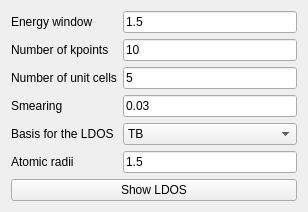
      <widget class="QWidget" name="tab_14">
       <attribute name="title">
        <string>LDOS</string>
       </attribute>
       <layout class="QGridLayout" name="gridLayout_28">
        <item row="0" column="0">
         <layout class="QGridLayout" name="gridLayout_27">
          <item row="3" column="1">
           <widget class="QLineEdit" name="multildos_delta">
            <property name="toolTip">
             <string>Energy smearing</string>
            </property>
            <property name="text">
             <string>0.03</string>
            </property>
           </widget>
          </item>
          <item row="3" column="0">
           <widget class="QLabel" name="label_43">
            <property name="text">
             <string>Smearing</string>
            </property>
           </widget>
          </item>
          <item row="0" column="0">
           <widget class="QLabel" name="label_44">
            <property name="text">
             <string>Energy window</string>
            </property>
           </widget>
          </item>
          <item row="1" column="1">
           <widget class="QLineEdit" name="multildos_nk">
            <property name="toolTip">
             <string>Number of kpoints used</string>
            </property>
            <property name="text">
             <string>10</string>
            </property>
           </widget>
          </item>
          <item row="6" column="0" colspan="2">
           <widget class="QPushButton" name="show_multildos">
            <property name="text">
             <string>Show LDOS</string>
            </property>
           </widget>
          </item>
          <item row="0" column="1">
           <widget class="QLineEdit" name="multildos_ewindow">
            <property name="toolTip">
             <string>Energy window</string>
            </property>
            <property name="text">
             <string>1.5</string>
            </property>
           </widget>
          </item>
          <item row="1" column="0">
           <widget class="QLabel" name="label_45">
            <property name="text">
             <string>Number of kpoints</string>
            </property>
           </widget>
          </item>
          <item row="2" column="0">
           <widget class="QLabel" name="label_46">
            <property name="text">
             <string>Number of unit cells</string>
            </property>
           </widget>
          </item>
          <item row="2" column="1">
           <widget class="QLineEdit" name="multildos_nrep">
            <property name="toolTip">
             <string>Number of replicas of the unit cell to plot</string>
            </property>
            <property name="text">
             <string>5</string>
            </property>
           </widget>
          </item>
          <item row="4" column="1">
           <widget class="QComboBox" name="basis_ldos">
            <item>
             <property name="text">
              <string>TB</string>
             </property>
            </item>
            <item>
             <property name="text">
              <string>Real space atomic orbitals</string>
             </property>
            </item>
           </widget>
          </item>
          <item row="4" column="0">
           <widget class="QLabel" name="label_58">
            <property name="text">
             <string>Basis for the LDOS</string>
            </property>
           </widget>
          </item>
          <item row="5" column="1">
           <widget class="QLineEdit" name="ratomic_ldos">
            <property name="text">
             <string>1.5</string>
            </property>
           </widget>
          </item>
          <item row="5" column="0">
           <widget class="QLabel" name="label_59">
            <property name="text">
             <string>Atomic radii</string>
            </property>
           </widget>
          </item>
         </layout>
        </item>
       </layout>
      </widget>
